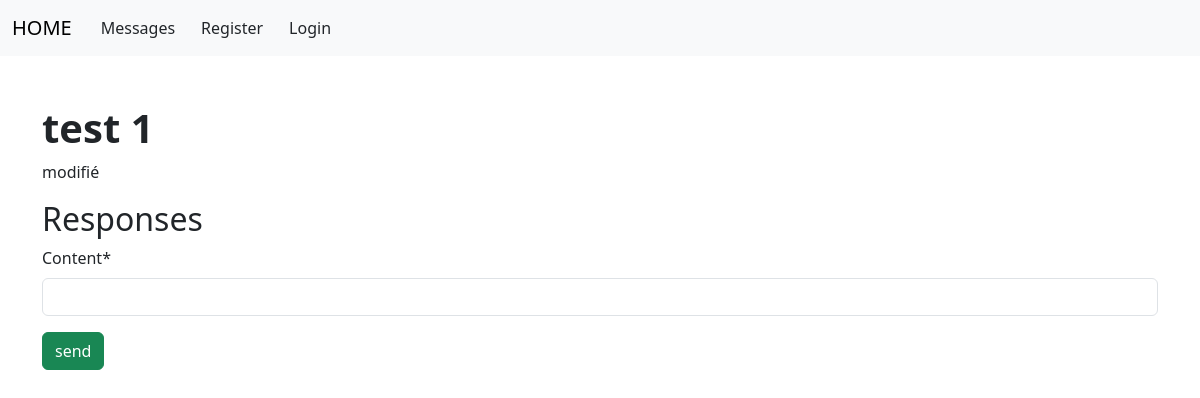
Page /website/messages/1 on the earlier database version.
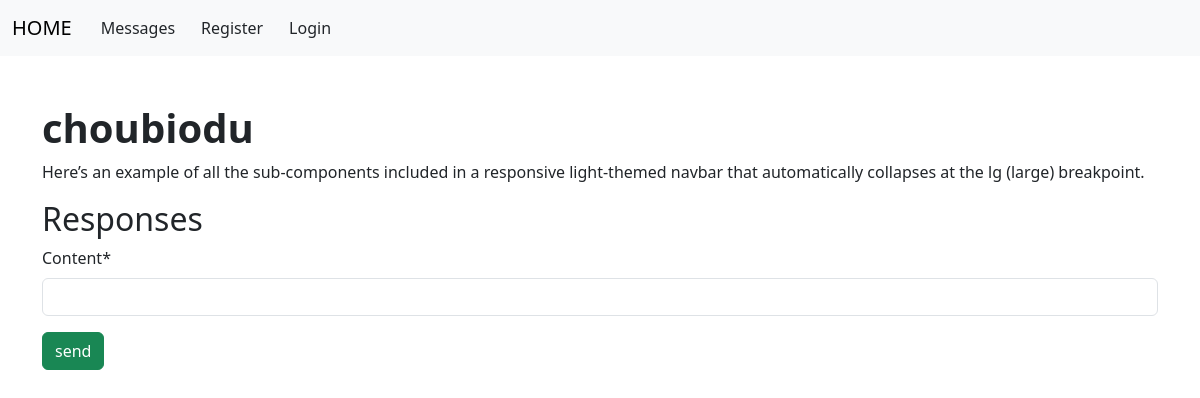
Same page on the later database version.
### website/models.py (models this page shows)
class Message(models.Model):
    title = models.CharField(max_length=255)
    content = models.CharField(max_length=1000)
    author = models.ForeignKey(User, null=False, on_delete=models.CASCADE, default="missing_author")
    category = models.ForeignKey(Category, null=True, on_delete=models.SET_NULL)

### website/views.py (the view)
# urls.py: path('messages/<str:id>', views.show_message, name='show_message'),
def show_message(request, id):
    message = Message.objects.get(id=id)
    responseForm = ResponseForm()
    return render(request, 'website/show.html', {
        "message": message,
        "responseForm": responseForm
    })

### website/forms.py
class ResponseForm(ModelForm):
    class Meta:
        model = Response
        fields = ["content"]

### website/templates/website/show.html (shortened to what this page needs)
{% extends 'website/base.html' %}
{% load crispy_forms_tags %}
{% block content %}
    <h1><strong>{{message.title}}</strong></h1>
    <p>{{message.content}}</p>
<h2>Responses</h2>
    <form action="{% url 'add_response' message.id %}" method="post" class="form">
        {{  responseForm|crispy }}
        <button type="submit" class="btn btn-success">send</button>
    </form>
{% endblock %}

Differences in the rows shown:
changed Message: title "test 1" → "choubiodu"; content "modifié" → "Here’s an example of all the sub-components included in a responsive light-themed navbar that automatically collapses at the lg (large) breakpoint."
